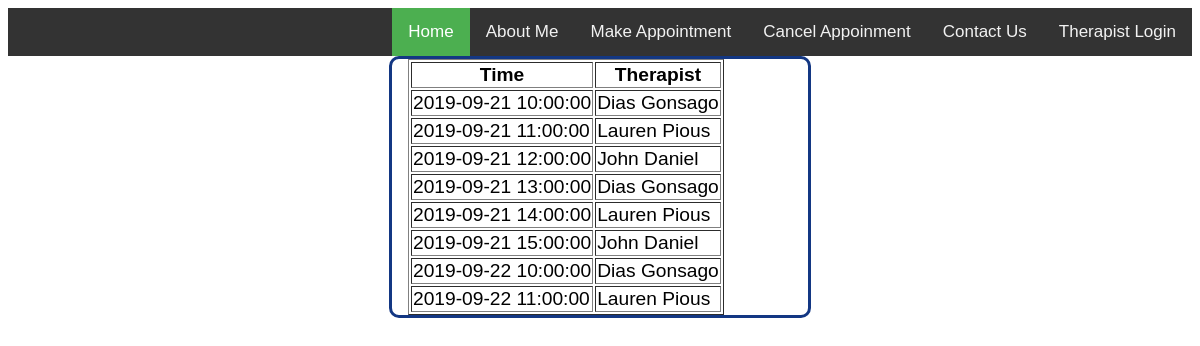
The app's page /home.php with its own data.
### tables this page shows
CREATE TABLE `timeslots` (
  `timeslotid` int(11) NOT NULL,
  `therapistid` int(11) NOT NULL,
  `timeslot` varchar(100) DEFAULT NULL
);

CREATE TABLE `therapists` (
  `username` varchar(100) NOT NULL,
  `password` varchar(100) NOT NULL,
  `therapistname` varchar(100) NOT NULL,
  `therapistid` int(11) DEFAULT NULL
);

### home.php (the view, shortened to what this page needs)
<?php
require_once('navbar.php');
?>
<!DOCTYPE html>
<html>
<head>
</head>
<body>
  <?php
  get_navbar(5); ?>
  <div style="padding-left:16px" class="table">
    <?php
    $db = mysqli_connect('localhost', 'root', '', 'booking');
    $result = mysqli_query($db, "SELECT timeslot, therapistname
      FROM timeslots, therapists
      WHERE timeslots.therapistid = therapists.therapistid");
    echo "<table border='1'>
    <tr>
    <th>Time</th>
    <th>Therapist</th>
    </tr>";
    while ($row = mysqli_fetch_array($result)) {
      echo "<tr>";
      echo "<td>" . $row['timeslot'] . "</td>";
      echo "<td>" . $row['therapistname'] . "</td>";
      echo "</tr>";
    }
    echo "</table>";
    ?>
  </div>
</body>
</html>

### navbar.php (shortened to what this page needs)
<?php
function get_navbar($active_index)
{
    $links = array(
        array("label" => "Therapist Login", "href" => "login.php"),
        array("label" => "Contact Us", "href" => "contact.php"),
        array("label" => "Cancel Appoinment", "href" => "cancellation.php"),
        array("label" => "Make Appointment", "href" => "appointment.php"),
        array("label" => "About Me", "href" => "about.php"),
        array("label" => "Home", "href" => "home.php"),
    );
    ?>
    <div class="topnav">
        <?php
            $i = 0;
            foreach ($links as $item) {
                ?>
            <a class=<?php if ($i == $active_index) {
                                    echo "active";
                                } else {
                                    echo "inactive";
                                } ?> href=<?php echo $item["href"] ?>><?php echo $item["label"] ?></a>
        <?php
                $i++;
            }
            ?>
    </div>
<?php
}

### home.php (style rules this page uses)
body { font-size: 120%; background-image: url("massage.jpg"); background-repeat: no-repeat; background-size: cover; font-family: Arial, Helvetica, sans-serif; }
.table { border-radius: 10px; background-color: white; border: 3px solid #133783; width: 400px; margin: 0 auto; }

### navbar.php (style rules this page uses)
.topnav { overflow: hidden; background-color: #333; }
.topnav a { float: right; color: #f2f2f2; text-align: center; padding: 14px 16px; text-decoration: none; font-size: 17px; }
.topnav a.active { background-color: #4CAF50; color: white; }

### records on screen
timeslots: timeslot "2019-09-21 10:00:00", therapists.therapistname "Dias Gonsago"
timeslots: timeslot "2019-09-21 11:00:00", therapists.therapistname "Lauren Pious"
timeslots: timeslot "2019-09-21 12:00:00", therapists.therapistname "John Daniel"
timeslots: timeslot "2019-09-21 13:00:00", therapists.therapistname "Dias Gonsago"
timeslots: timeslot "2019-09-21 14:00:00", therapists.therapistname "Lauren Pious"
timeslots: timeslot "2019-09-21 15:00:00", therapists.therapistname "John Daniel"
timeslots: timeslot "2019-09-22 10:00:00", therapists.therapistname "Dias Gonsago"
timeslots: timeslot "2019-09-22 11:00:00", therapists.therapistname "Lauren Pious"

### other values on screen
$item["label"] "Therapist Login"
$item["label"] "Contact Us"
$item["label"] "Cancel Appoinment"
$item["label"] "Make Appointment"
$item["label"] "About Me"
$item["label"] "Home"
